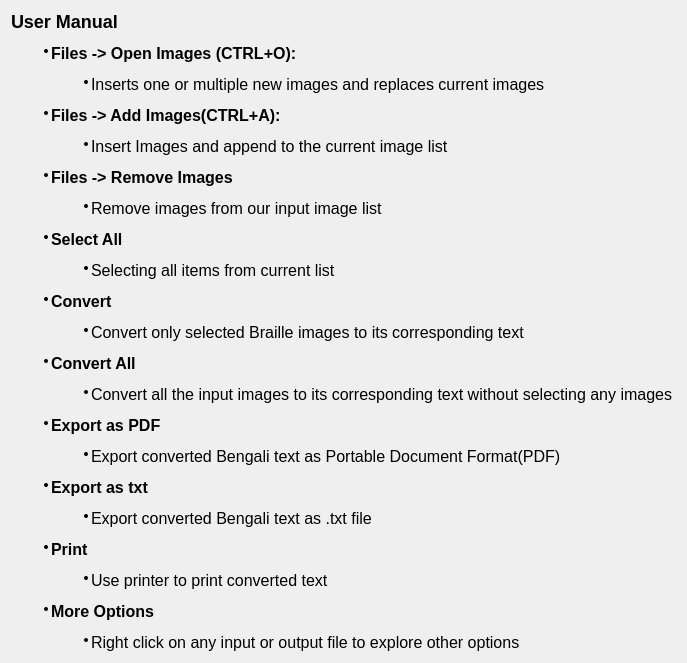
<?xml version="1.0" encoding="UTF-8"?>
<ui version="4.0">
 <class>Manual</class>
 <widget class="QWidget" name="Manual">
  <property name="geometry">
   <rect>
    <x>0</x>
    <y>0</y>
    <width>687</width>
    <height>614</height>
   </rect>
  </property>
  <property name="windowTitle">
   <string>Form</string>
  </property>
  <layout class="QHBoxLayout" name="horizontalLayout">
   <item>
    <widget class="QLabel" name="label_2">
     <property name="text">
      <string>&lt;html&gt;&lt;head/&gt;&lt;body&gt;&lt;h2 style=&quot; margin-top:16px; margin-bottom:12px; margin-left:0px; margin-right:0px; -qt-block-indent:0; text-indent:0px;&quot;&gt;&lt;span style=&quot; font-size:x-large; font-weight:600;&quot;&gt;User Manual&lt;/span&gt;&lt;/h2&gt;
&lt;ul&gt;
&lt;li&gt;
&lt;p&gt;&lt;b&gt;&lt;span style=&quot; font-size:12pt;&quot;&gt;Files -&amp;gt; Open Images (CTRL+O):&lt;/span&gt;&lt;/b&gt;&lt;/p&gt;
&lt;ul&gt;&lt;li&gt;
&lt;p&gt;&lt;span style=&quot; font-size:12pt;&quot;&gt;Inserts one or multiple new images and replaces current images&lt;/span&gt;&lt;/p&gt;&lt;/ul&gt;&lt;/li&gt;
&lt;/li&gt;

&lt;li&gt;

&lt;p&gt;&lt;b&gt;&lt;span style=&quot; font-size:12pt;&quot;&gt;Files -&amp;gt; Add Images(CTRL+A):&lt;/span&gt;&lt;/b&gt;&lt;/p&gt;
&lt;ul&gt;&lt;li&gt;
&lt;p&gt;&lt;span style=&quot; font-size:12pt;&quot;&gt;Insert Images and append to the current image list&lt;/span&gt;&lt;/p&gt; &lt;/ul&gt;&lt;/li&gt;
&lt;/li&gt;
&lt;li&gt;

&lt;p&gt;&lt;b&gt;&lt;span style=&quot; font-size:12pt;&quot;&gt;Files -&amp;gt; Remove Images&lt;/span&gt;&lt;/b&gt;&lt;/p&gt;
&lt;ul&gt;&lt;li&gt;
&lt;p&gt;&lt;span style=&quot; font-size:12pt;&quot;&gt;Remove images from our input image list&lt;/span&gt;&lt;/p&gt;&lt;/ul&gt;&lt;/li&gt;
&lt;/li&gt;

&lt;li&gt;
&lt;p&gt;&lt;b&gt;&lt;span style=&quot; font-size:12pt;&quot;&gt;Select All&lt;/span&gt;&lt;/p&gt;
&lt;ul&gt;&lt;/b&gt;&lt;li&gt;
&lt;p&gt;&lt;span style=&quot; font-size:12pt;&quot;&gt;Selecting all items from current list&lt;/span&gt;&lt;/p&gt;&lt;/ul&gt;&lt;/li&gt;
&lt;/li&gt;
&lt;li&gt;

&lt;p&gt;&lt;b&gt;&lt;span style=&quot; font-size:12pt;&quot;&gt;Convert&lt;/span&gt;&lt;b&gt;&lt;/p&gt;
&lt;ul&gt;&lt;li&gt;
&lt;p&gt;&lt;span style=&quot; font-size:12pt;&quot;&gt;Convert only selected Braille images to its corresponding text&lt;/span&gt;&lt;/p&gt;&lt;/ul&gt;&lt;/li&gt;
&lt;/li&gt;
&lt;li&gt;

&lt;p&gt;&lt;b&gt;&lt;span style=&quot; font-size:12pt;&quot;&gt;Convert All&lt;/span&gt;&lt;/p&gt;
&lt;ul&gt;&lt;/b&gt;&lt;li&gt;
&lt;p&gt;&lt;span style=&quot; font-size:12pt;&quot;&gt;Convert all the input images to its corresponding text without selecting any images&lt;/span&gt;&lt;/p&gt;&lt;/ul&gt;&lt;/li&gt;
&lt;/li&gt;
&lt;li&gt;

&lt;p&gt;&lt;b&gt;&lt;span style=&quot; font-size:12pt;&quot;&gt;Export as PDF&lt;/span&gt;&lt;/p&gt;
&lt;ul&gt;&lt;/b&gt;&lt;li&gt;
&lt;p&gt;&lt;span style=&quot; font-size:12pt;&quot;&gt;Export converted Bengali text as Portable Document Format(PDF)&lt;/span&gt;&lt;/p&gt;&lt;/li&gt;&lt;/ul&gt;
&lt;/li&gt;
&lt;li&gt;

&lt;p&gt;&lt;b&gt;&lt;span style=&quot; font-size:12pt;&quot;&gt;Export as txt&lt;/span&gt;&lt;/b&gt;&lt;/p&gt;
&lt;ul&gt;&lt;li&gt;
&lt;p&gt;&lt;span style=&quot; font-size:12pt;&quot;&gt;Export converted Bengali text as .txt file&lt;/span&gt;&lt;/p&gt;&lt;/li&gt;&lt;/ul&gt;
&lt;li&gt;
&lt;p&gt;&lt;b&gt;&lt;span style=&quot; font-size:12pt;&quot;&gt;Print&lt;/span&gt;&lt;/b&gt;&lt;/p&gt;
&lt;ul&gt;&lt;li&gt;
&lt;p&gt;&lt;span style=&quot; font-size:12pt;&quot;&gt;Use printer to print converted text&lt;/span&gt;&lt;/p&gt;
&lt;/li&gt;&lt;/ul&gt;
&lt;/li&gt;

&lt;li&gt;
&lt;p&gt;&lt;b&gt;&lt;span style=&quot; font-size:12pt;&quot;&gt;More Options&lt;/span&gt;&lt;/b&gt;&lt;/p&gt;
&lt;ul&gt;&lt;li&gt;
&lt;p&gt;&lt;span style=&quot; font-size:12pt;&quot;&gt;Right click on any input or output file to explore other options&lt;/span&gt;&lt;/p&gt;
&lt;/li&gt;&lt;/ul&gt;
&lt;/li&gt;

&lt;/ul&gt;
&lt;/body&gt;&lt;/html&gt;</string>
     </property>
    </widget>
   </item>
  </layout>
 </widget>
 <resources/>
 <connections/>
</ui>
